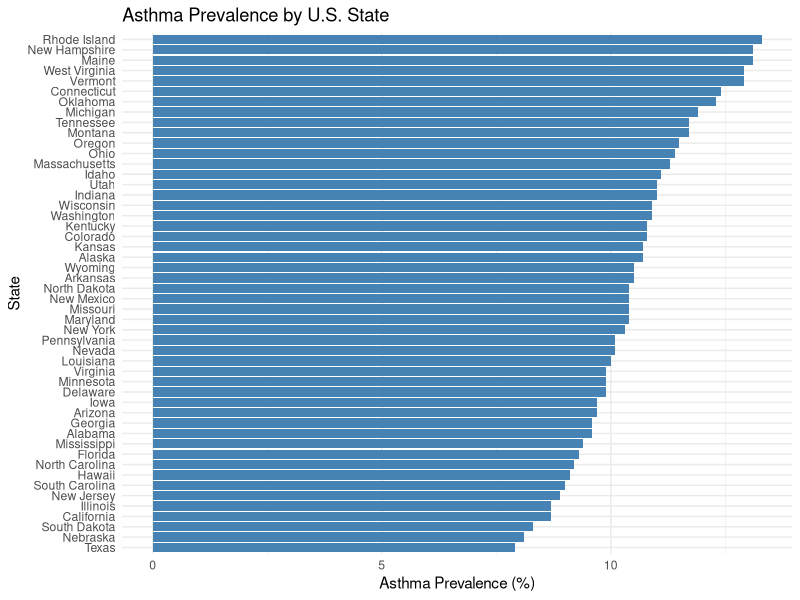

The R script that drew this image: (Note: this script raises an error after producing the figure.)
## ---- chunk 1
knitr::opts_chunk$set(echo = TRUE)

asthma_data <- data.frame(
  state = c("Alabama","Alaska","Arizona","Arkansas","California","Colorado","Connecticut",
            "Delaware","District of Columbia","Florida","Georgia","Hawaii","Idaho","Illinois",
            "Indiana","Iowa","Kansas","Kentucky","Louisiana","Maine","Maryland","Massachusetts",
            "Michigan","Minnesota","Mississippi","Missouri","Montana","Nebraska","Nevada",
            "New Hampshire","New Jersey","New Mexico","New York","North Carolina","North Dakota",
            "Ohio","Oklahoma","Oregon","Pennsylvania","Rhode Island","South Carolina",
            "South Dakota","Tennessee","Texas","Utah","Vermont","Virginia","Washington",
            "West Virginia","Wisconsin","Wyoming"),
  
  state_abrv = c("AL","AK", "AZ", "AR", "CA", "CO", "CT", "DE", "DC", "FL", "GA", "HI", "ID", "IL", "IN", "IA", "KS", "KY", "LA", "ME", "MD", "MA", "MI", "MN", "MS", "MO", "MT", "NE", "NV", "NH", "NJ", "NM", "NY", "NC", "ND", "OH", "OK", "OR", "PA", "RI", "SC", "SD", "TN", "TX", "UT", "VT", "VA", "WA", "WV", "WI", "WY"),
  
  number = c(378702,58742,555997,243032,2629546,500090,356651,
             78980,60410,1646583,802783,103228,161970,856488,
             574447,238689,237705,377365,351940,146031,499134,633126,
             935666,434473,211055,497216,102617,121412,251193,
             148330,644536,171212,1611027,764909,61944,
             1042354,373879,389831,1033741,117252,368883,
             56630,636322,1760654,266105,68112,671051,667228,
             181395,503318,46973),
  
  prevalence_raw = c("9.6 (0.59)","10.7 (0.58)","9.7 (0.49)","10.5 (0.57)","8.7 (0.39)","10.8 (0.43)","12.4 (0.51)",
                     "9.9 (0.64)","11.1 (0.77)","9.3 (0.53)","9.6 (0.48)","9.1 (0.45)","11.1 (0.51)","8.7 (0.58)",
                     "11.0 (0.39)","9.7 (0.42)","10.7 (0.41)","10.8 (0.68)","10.0 (0.55)","13.1 (0.52)","10.4 (0.38)","11.3 (0.43)",
                     "11.9 (0.44)","9.9 (0.32)","9.4 (0.63)","10.4 (0.49)","11.7 (0.51)","8.1 (0.46)","10.1 (0.79)",
                     "13.1 (0.64)","8.9 (0.43)","10.4 (0.62)","10.3 (0.34)","9.2 (0.62)","10.4 (0.60)",
                     "11.4 (0.38)","12.3 (0.54)","11.5 (0.51)","10.1 (0.67)","13.3 (0.64)","9.0 (0.40)",
                     "8.3 (0.75)","11.7 (0.61)","7.9 (0.37)","11.0 (0.43)","12.9 (0.53)","9.9 (0.46)","10.9 (0.26)",
                     "12.9 (0.61)","10.9 (0.42)","10.5 (0.65)"), 
  
  population = c(5108468, 733406, 7431344, 3067732, 38965193, 5877610, 3617176, 1031890, 678972,
  22610726, 11029227, 1435138, 1964726, 12549689, 6862199, 3207004, 2940546,
  4526154, 4573749, 1395722, 6180253, 7001399, 10037261, 5737915, 2939690,
  6196156, 1132812, 1978379, 3194176, 1402054, 9290842, 2114371, 19571216,
  10835491, 783926, 11785935, 4053824, 4233358, 12961683, 1095962, 5373555,
  919318, 7126489, 30503301, 3417735, 647464, 8715698, 7812880, 1770071,
  5910955, 584057)
)

library(dplyr)
library(stringr)

asthma_data <- asthma_data %>%
  mutate(
    prevalence = as.numeric(str_extract(prevalence_raw, "^[0-9.]+")),
    SE = as.numeric(str_extract(prevalence_raw, "(?<=\\().+?(?=\\))")),
    state_lower = tolower(state),
    region = state.region[match(state, state.name)]
  )

asthma_data <- na.omit(asthma_data)

## ---- chunk 2

library(ggplot2)

ggplot(asthma_data, aes(x = reorder(state, prevalence), y = prevalence)) +
  geom_col(fill = "steelblue") +
  coord_flip() +
  labs(title = "Asthma Prevalence by U.S. State",
       x = "State",
       y = "Asthma Prevalence (%)") +
  theme_minimal()
## ---- chunk 3
# Load data
df <- read.csv("Comp Bio Data - Population Density.csv")
names(df)

# Load libraries
library(ggplot2)
library(viridis)  # Needed for viridis color scales

# Create plot
ggplot(df, aes(x = Population.Per.Square.Mile, y = Percent.With.Current.Athsma, colour = State)) +
  geom_point() +
 scale_colour_viridis_d() +
  theme_minimal() +
  labs(title = "Population Density vs Asthma Prevalence by State", x = 'Population Per Square Mile', y = 'Percent With Current Asthma') 

## ---- chunk 4

library(ggplot2)
library(maps)
library(dplyr)

# Map data
states_map <- map_data("state")

# Merge map data with asthma data
map_data <- states_map %>%
  left_join(asthma_data, by = c("region" = "state_lower"))

ggplot(map_data, aes(long, lat, group = group, fill = prevalence)) +
  geom_polygon(color = "gray90", size = 0.3) +  # state borders
  geom_polygon(aes(fill = prevalence), color = "white") +
  coord_fixed(1.3) +
 scale_fill_gradientn(
  name = "Asthma Prevalence (%)",
  colors = c("yellow2", "orange", "red", "red4")
) +
  labs(
    title = "Asthma Prevalence by U.S. State",
  ) +
  theme_void() +
  theme(
    legend.position = "right",
    plot.title = element_text(size = 16, face = "bold"),
    plot.subtitle = element_text(size = 12)
  )

## ---- chunk 5
#just regions
# Get U.S. states map data
states_map <- map_data("state")

# Create a dataframe of states and their regions
state_regions <- data.frame(
  state = tolower(state.name),
  region = state.region
)

# Merge map data with region info
map_data <- states_map %>%
  left_join(state_regions, by = c("region" = "state"))

# Plot
ggplot(map_data, aes(x = long, y = lat, group = group, fill = region.y)) +
  geom_polygon(color = "white") +
  coord_fixed(1.3) +
  labs(title = "Four U.S. Census Regions",
       fill = "Region") +
  theme_void()
## ---- chunk 6

ggplot(asthma_data, aes(x = population, y = prevalence)) +
  geom_point(aes(color=region)) +
  geom_text(aes(label = state_abrv), vjust = -0.5, size = 3)+
  labs(title = "Number of Individuals With Asthma vs. Asthma Prevalence by State",
       x = "Population",
       y = "Asthma Prevalence (%)") +
  theme_minimal()
